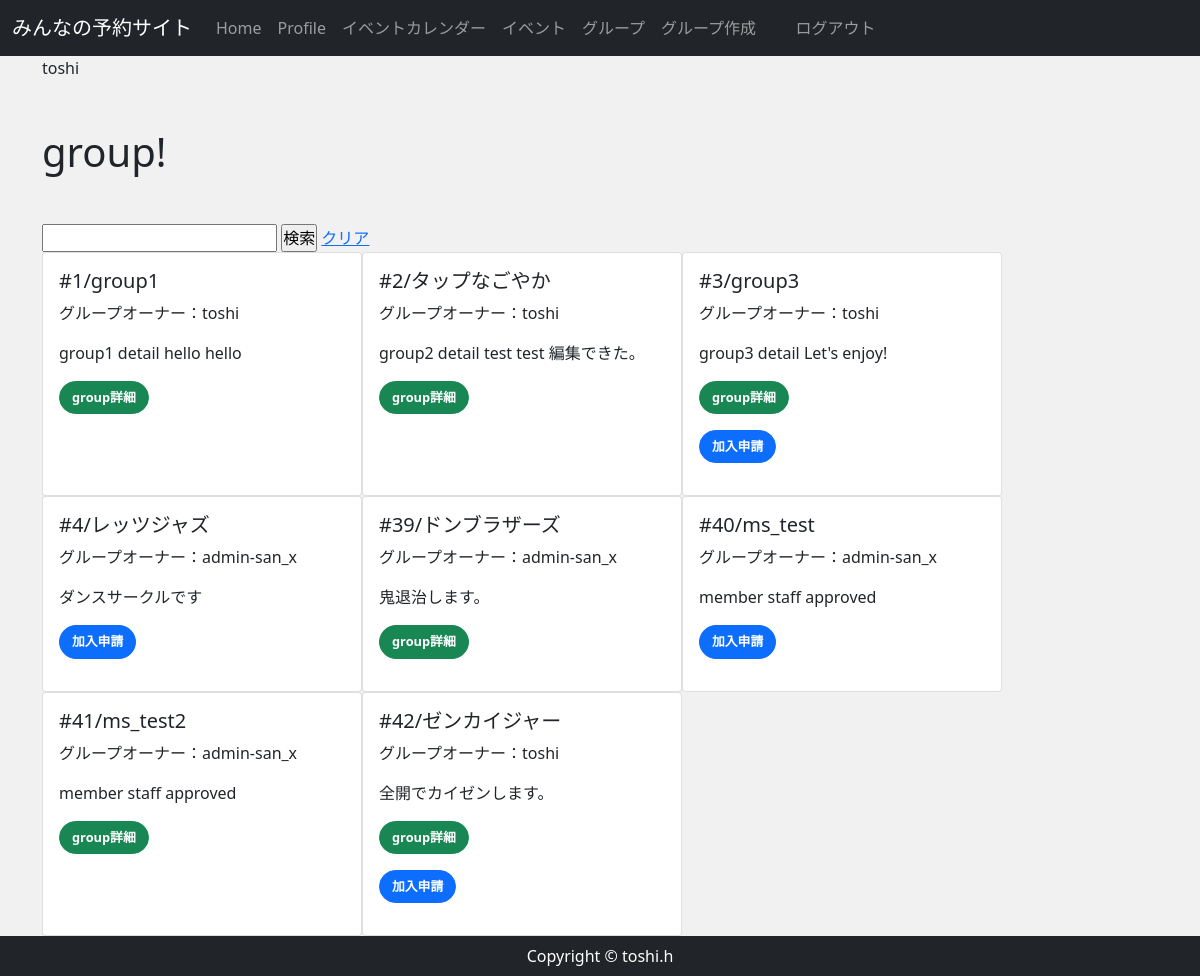
The app's page /group/ (signed in), older data.
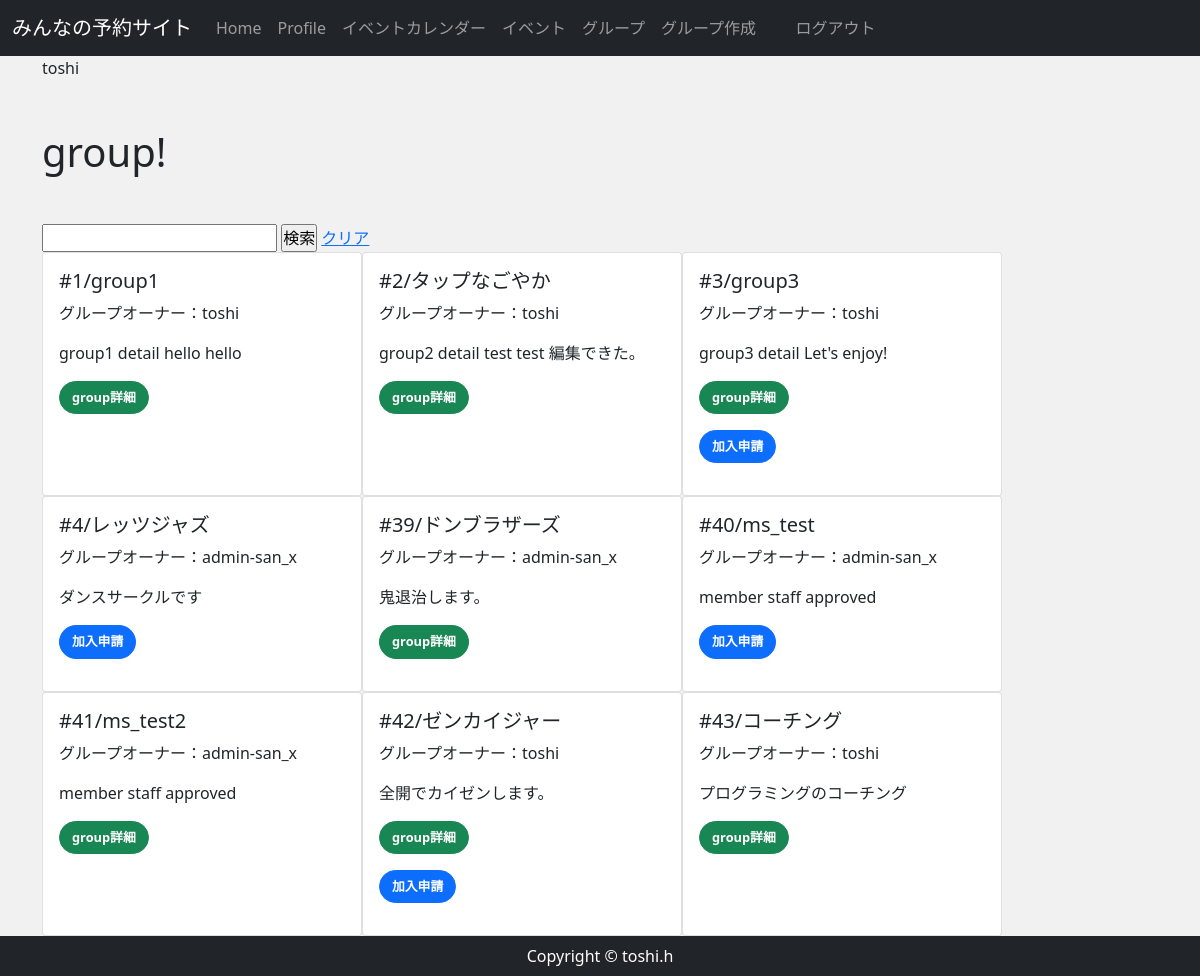
The same page, newer data.
### reservation/models.py (models this page shows)
class Group(models.Model):
    group_name = models.CharField(max_length=150)
    group_detail = models.TextField()
    group_owner = models.ForeignKey(
        CustomUser,
        unique=False,
        db_index=True,
        related_name='owner',
        on_delete=models.CASCADE
    )
    def __str__(self):
        return self.group_name

### accounts/models.py (models this page shows, shortened)
class CustomUser(AbstractBaseUser, PermissionsMixin):
    email = models.EmailField(
        verbose_name='email',
        max_length=255,
        unique=True,
        )
    first_name = models.CharField('名', max_length=150)
    last_name = models.CharField('姓', max_length=150)
    nickname = models.CharField('ニックネーム', max_length=150,  null=True, blank=True)
    active = models.BooleanField(default=True)
    staff = models.BooleanField(default=False) #staffかどうか
    admin = models.BooleanField(default=False)
    objects = UserManager()
    EMAIL_FIELD = 'email'
    USERNAME_FIELD = 'email'
    REQUIRED_FIELDS = []
    def __str__(self):
        return self.email
    @property
    def is_active(self):
        return self.active
    class Meta(AbstractBaseUser.Meta):
        db_table = 'custom_user'

### reservation/views.py (the view)
# urls.py: path('group/',views.GroupView.as_view(), name="group"), #グループ一覧
class GroupView(View):
    def get(self, request, *args, **kwargs):
        group_data = Group.objects.order_by('-id') #新しいものから順番に並べる
        user_data = CustomUser.objects.get(email=self.request.user)
        member_data = ApprovedMember.objects.filter(
            member=request.user,
            group__in = group_data,
            approved = True)#memberデータ取得
        staff_data = ApprovedStaff.objects.filter(
            staff=request.user,
            group__in = group_data,
            approved = True)#staffデータ取得
        searchForm = SearchForm(self.request.GET)
        if searchForm.is_valid():
            keyword = searchForm.cleaned_data['keyword'] #keyword変数にフォームのキーワードを代入
            group_data = Group.objects.filter(group_name__contains=keyword) #キーワードを含むレコードをfilterメソッドで抽出
        else:
            keyword = SearchForm()
            group_data = Group.objects.order_by('-id') #新しいものから順番に並べる
        approvedmember_grouplist=[]
        for m_data in member_data:
            approvedmember_grouplist.append(m_data.group.group_name)
        approvedstaff_grouplist=[]
        for s_data in staff_data:
            approvedstaff_grouplist.append(s_data.group.group_name)
        applyingmember_grouplist=[]
        for apl_m_data in ApplyingMember.objects.filter(member=request.user,group__in=group_data, applying=True):
            print(apl_m_data.member,apl_m_data.group, apl_m_data.applying)
            applyingmember_grouplist.append(apl_m_data.group.group_name)
        return render(request, 'reservation/group_index.html',{
            'group_data': group_data,
            'user_data': user_data,
            'approvedmember_grouplist': approvedmember_grouplist,
            'approvedstaff_grouplist': approvedstaff_grouplist,
            'applyingmember_grouplist': applyingmember_grouplist,
            'searchForm': searchForm,
        })

### reservation/forms.py
class SearchForm(forms.Form):
    keyword = forms.CharField(
        label='',
        max_length=50,
        required=False,
        )

### reservation/templates/reservation/group_index.html
{% extends 'reservation/base.html' %}
{% block content %}
    <div class="my-5">
        <h1>group!</h1>
    </div>
    {% if searchForm %}
        <form action="{% url 'group' %}" method="get">
            <div >
            {{ searchForm }}
            <input type="submit" value="検索">
            <a href="{% url 'group' %}"> クリア </a>
            </div>
        </form>
    {% endif %}
    <div class="card-deck d-flex flex-wrap" >
    {% for group in group_data %}
        <div class="card  style="width:20rem;"" style="width:20rem;">
                <div class="card-body">
                    <h5 class="card-title">#{{ group.id }}/{{ group.group_name }}</h5>
                    <p>グループオーナー：{{ group.group_owner.nickname }}</p>
                    <p class="card-text">{{ group.group_detail }}</p>
                {% if group.group_name in approvedmember_grouplist  %}
                <p class=""><a href="{% url 'group_detail' group.pk  %} " class="btn btn-success">group詳細</a>
                {% elif group.group_name in approvedstaff_grouplist  %}
                <p class=""><a href="{% url 'group_detail' group.pk  %} " class="btn btn-success">group詳細</a>
                {% endif %}
                {% if not group.group_name in approvedmember_grouplist %}
                {% if not group.group_name in applyingmember_grouplist %}
                <p class=""><a href="{% url 'group_join' group.pk  %} " class="btn btn-primary">加入申請</a>
                </p>
                {% endif %}
                {% endif %}
                </div>
        </div>
    {% endfor %}
    </div>
{% endblock %}

Row changes from the older to the newer data that the page shows:
added Group: id "43", group_name "コーチング", group_owner.nickname "toshi", group_detail "プログラミングのコーチング", shows "group詳細"
